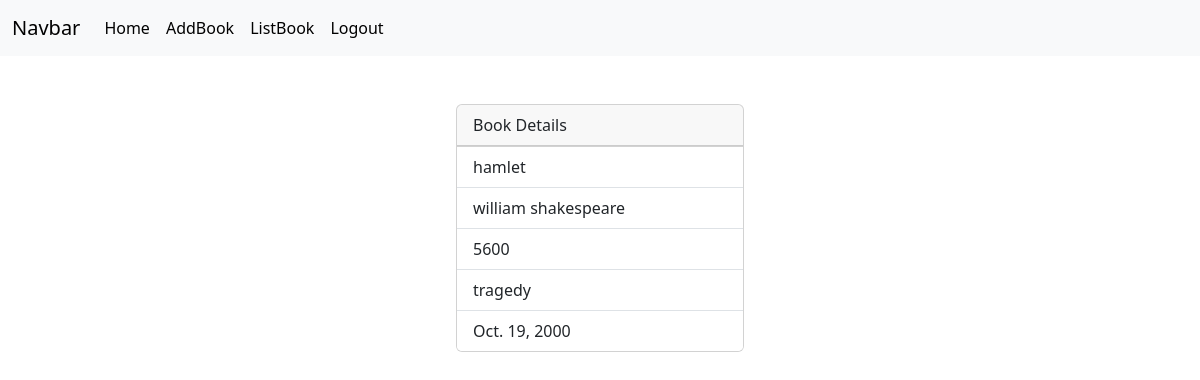
Page /books/2 (signed in) on the committed database.
### myapp/models.py (models this page shows, shortened)
class Books(models.Model):
    bookname=models.CharField(max_length=200)
    authorname=models.CharField(max_length=200)
    price=models.PositiveIntegerField()
    category=models.CharField(max_length=200)
    publishdate=models.DateField(null=True,blank=True)
    profile_pic=models.ImageField(upload_to="images",null=True,blank=True)

### myapp/views.py (the view)
# urls.py: path("books/<int:pk>",views.BookDetailView.as_view(),name="book-details"),
@method_decorator(signin_required,name="dispatch")
class BookDetailView(View):
    def get(self,request,*args,**kwargs):
        print(kwargs)
        id=kwargs.get("pk")
        qs=Books.objects.get(id=id)
        return render(request,"book_detail.html",{"data":qs})

### myapp/views.py (called while the page is built)
def signin_required(fn):
    def wrapper(request,*args,**kwargs):
        if not request.user.is_authenticated:
            messages.error(request,"Invalid session")
            return redirect("signin")
        else:
            return fn(request,*args,**kwargs)
    return wrapper

### myapp/templates/book_detail.html (shortened to what this page needs)
{%extends 'base.html'%}
{%block body_block%}
<div class="container d-flex justify-content-center mt-5">
  <div>
      <div class="card" style="width: 18rem;">
          <div class="card-header">
            Book Details
          </div>
          <ul class="list-group list-group-flush">
            <li class="list-group-item">{{data.bookname}}</li>
            <li class="list-group-item">{{data.authorname}}</li>
            <li class="list-group-item">{{data.price}}</li>
            <li class="list-group-item">{{data.category}}</li>
            <li class="list-group-item">{{data.publishdate}}</li>
          </ul>
        </div>
  </div>
</div>
{%endblock%}

### rows in the picture
Books: bookname "hamlet", authorname "william shakespeare", price "5600", category "tragedy", publishdate "Oct. 19, 2000"
